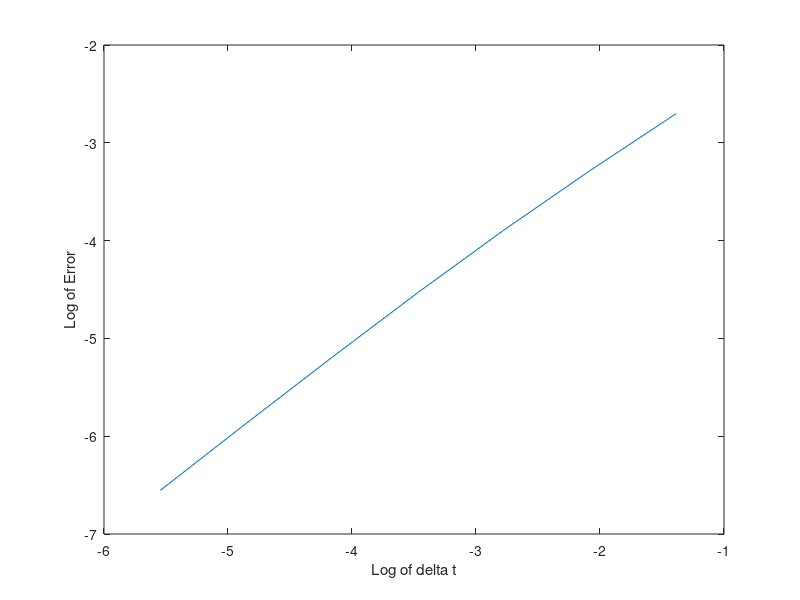
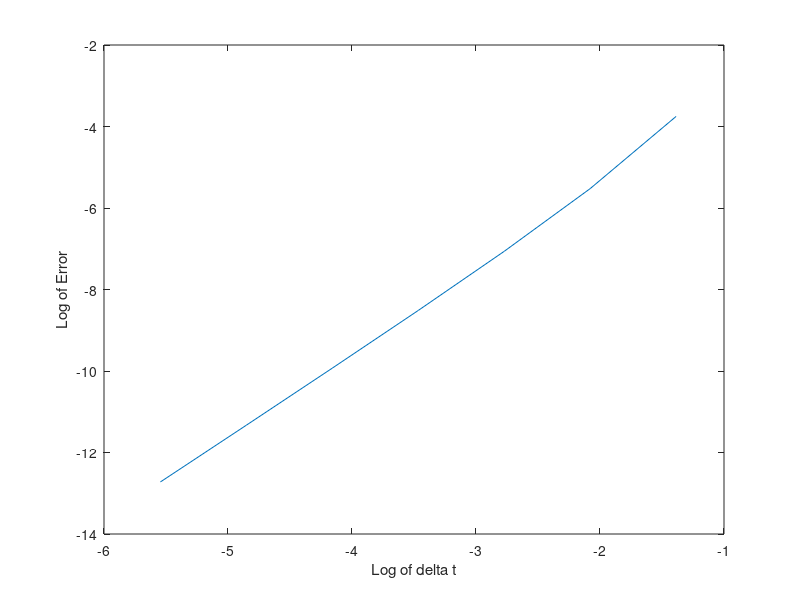
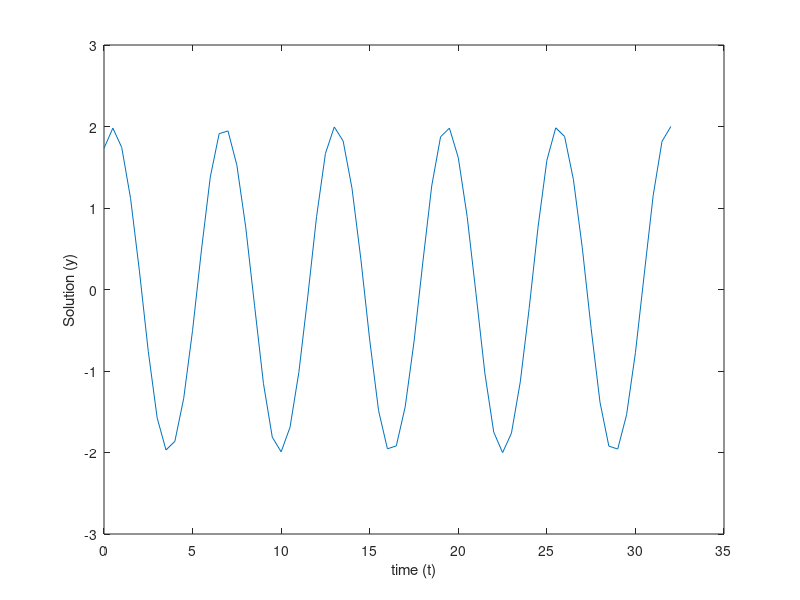

Here is the MATLAB script that generated these plots, in order: (Note: this script raises an error after producing the figures.)
clear;
close;
clc;

%% Exercise 1a - Euler's Method

dydt = @(t, y) -3 * y * sin(t); % dy/dt
y_exact = @(t) (pi * exp(3 * (cos(t) - 1))) / sqrt(2); % Exact sol
y_0 = pi / sqrt(2); % initial condition
y_n = y_0; % Convenience variable for starting
j = -2:-1:-8;
delta_t = 2.^j; % Delta t values to consider
t_bounds = [0 5];
l_dt = length(delta_t); % Helper variable
err_vec = zeros(l_dt, 2); % initialize error vector
err_vec(:, 1) = delta_t;

for i = 1:l_dt
    dt = delta_t(i); % Delta t
    t = [0:dt:5]; % t vector
    y_true = y_exact(t); % True results
    y_pred = []; % Prediction
    for j = 1:length(t)
        y_new = y_n + dt * dydt(t(j), y_n); % Iterate
        y_pred(end + 1) = y_n; % add to results
        y_n = y_new; % Update
    end
    y_n = y_0; % reset
    e_dt = mean(abs(y_true - y_pred)); % error for this iteration
    err_vec(i, 2) = e_dt;
end

log_err = log(err_vec); % Take the log
p = polyfit(log_err(:, 1), log_err(:, 2), 1); % linear_fit

f = figure('visible', 'off'); % figure object
plot(log_err(:, 1), log_err(:, 2)) % Plot for reference
xlabel('Log of delta t')
ylabel('Log of Error')
saveas(f, 'Euler_Method_Error.png')

A1 = y_pred'; % ANSWER - Last dt values (transpose for column vector)
A2 = err_vec(:, 2)'; % ANSWER - Error values
A3 = p(1); % ANSWER - Slope of polyfit line

%% Exercise 1b - Heun's method

for i = 1:l_dt
    dt = delta_t(i);
    t = [0:dt:5];
    y_true = y_exact(t);
    y_pred = []; % prediction
    for j = 1:length(t)
        y_new = y_n + (dt / 2) * (dydt(t(j), y_n) + ...
            dydt(t(j) + dt, y_n + dt * dydt(t(j), y_n))); % iterate
        y_pred(end + 1) = y_n;
        y_n = y_new;
    end
    y_n = y_0; % reset
    e_dt = mean(abs(y_true - y_pred));
    err_vec(i, 2) = e_dt;
end

log_err = log(err_vec); % Take the log
p = polyfit(log_err(:, 1), log_err(:, 2), 1); % linear_fit

f = figure('visible', 'off'); % figure object
plot(log_err(:, 1), log_err(:, 2)) % Plot for reference
xlabel('Log of delta t')
ylabel('Log of Error')
saveas(f, 'Heun_Method_Error.png')

A4 = y_pred'; % ANSWER - Last dt values (transpose for column vector)
A5 = err_vec(:, 2)'; % ANSWER - Error values
A6 = p(1); % ANSWER - Slope of polyfit line

%% Exercise 2a - van der Pol Oscillator

% Define parameters
eps = [0.1 1 20]; % eps parameters
y_0 = sqrt(3); % function initial condition
dy_0 = 1; % derivative initial condition
y_sols = [];

% Write problem as series of first order ODEs
% let y_1 = y'
% y_1' = y'' =  -eps * (y^2 - 1) * y' - y
%            = -eps * (y^2 - 1) * y_1 - y
% Define system in odefun format
% y(2) represents y_1 (y'), y(1) is y
% Thus will pass initial conditions as [y_0; dy_0]
for e = eps % Solve for all epsilon values
    vdp_ode = @(t, y) [y(2); -e * (y(1)^2 - 1) * y(2) - y(1)]; 
    [t_sol, y_sol] = ode45(vdp_ode, [0:0.5:32], [y_0; dy_0]);
    y_sols(:, end + 1) = y_sol(:, 1);
    % Plot our results for y
    f = figure('Visible','off');
    plot(t_sol, y_sol(:,1));
    xlabel('time (t)');
    ylabel('Solution (y)');
    saveas(f, strcat("vdp_ode_sol_eps=", string(e), ".png"))
end

A7 = y_sols; % ANSWER - results for y(t) for each epsilon

%% Exercise 2b - van de Pol Oscillator (variable step size)

t_span = [0 32]; % No step size specified
y_0 = 2; % initial condition
dy_0 = pi^2; % initial condition
eps = 1; % epsilon
tol_powers = -4:-1:-10; % power values for tolerance vectors
tols = 10.^tol_powers; % tolerance vectors
% define odefunc once as we are not changing parameters
vdp_ode = @(t, y) [y(2); -eps * (y(1)^2 - 1) * y(2) - y(1)];
ode_funcs = {@ode45 @ode23 @ode113}; % funcs to try
plot_titles = {'ode45' 'ode23' 'ode113'}; % Plot names
p_sols = []; % Polyfit solutions
dt_sols = []; % dt solution vector

for i = 1:length(ode_funcs)
    [p, dt, f] = runVDPOde(ode_funcs{i}, vdp_ode, t_span, ...
                            tols, [y_0 dy_0]);
    p_sols(end + 1) = p(1); % Slope of line
    dt_sols(:, end + 1) = dt; % dt_vec
    saveas(f, strcat('vdp_logplot_', plot_titles{i}, '.png'))
end

A8 = p_sols(1); % ANSWER - polyfit of ode45 tol/dt
A9 = p_sols(2); % ANSWER - polyfit of ode23 tol/dt
A10 = p_sols(3); % ANSWER - polyfit of ode113 tol/dt

%% Exercise 3

% Define parameters for problem
a = [0.05 0.25];
b = 0.01;
c = 0.01;
I = 0.1;

% Define initial conditions
y_init = [0.1 0.1 0 0];

% Define times to record results
t_vec = [0:0.5:100];

% Define iteration sets
d_vals = [0 0; 0 0.2; -0.1 0.2; -0.3 0.2; -0.5 0.2];

% Define result tensor
results = zeros(length(t_vec), ...
                length(y_init), ...
                length(d_vals));

% iterate
for i = 1:length(d_vals) % iterate through all rows
    d = d_vals(i, :); % get d values
    [t, result] = ode15s(@(t, y) ...
                            fitzhughNeurons(t, y, a, b, c, d, I), ...
                            t_vec, y_init); % Make function call
    results(:, :, i) = result;
    % plot results
    f = figure('Visible','off');
    plot(t, result)
    xlabel('time (t)')
    ylabel('results')
    legend('v1', 'v2', 'w1', 'w2')
    saveas(f, strcat('fitzhughNeruons_case_', string(i), ".png"))
end

% ANSWERS
A11 = results(:, :, 1);
A12 = results(:, :, 2);
A13 = results(:, :, 3);
A14 = results(:, :, 4);
A15 = results(:, :, 5);